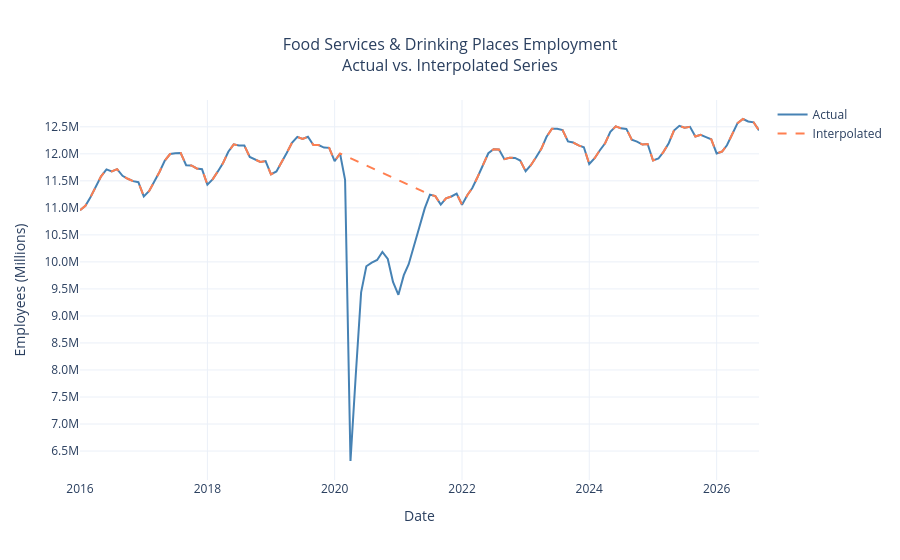

Notebook cell for this chart:
### Markdown cell above
## Full Series

Before diving in, it’s worth clarifying what “food services and drinking places” actually includes. This category covers restaurants, bars, food trucks, and other establishments where food and drinks are prepared and served to customers, whether that’s full-service dining, fast food, or takeout.

Employment in food services and drinking places generally grew from about 10.95 million in January 2016 to a pre-pandemic peak of roughly 12.32 million in August 2019. That growth was interrupted by the onset of the COVID-19 pandemic, when employment declined by about 5.7 million jobs from February to April 2020, roughly 47% of February employment.

Sharp increases in employment were reported in May and June 2020, but the industry didn’t return to February 2020 employment levels until June 2022, more than two years later.

Since then, growth has been more gradual, with employment generally trending upward despite the seasonal fluctuations visible in the series. In April, employment rose above the pre-pandemic peak for the first time in 2026. Employment continued to rise through June, reaching about 12.64 million, before easing slightly in July and August. September brought a larger decline of 148,400 payroll jobs from August, bringing employment to about 12.43 million. Even with that pullback, employment has remained above the pre-pandemic peak for six consecutive months in 2026, from April through September.

Because this series is not seasonally adjusted, some of these month-to-month changes reflect the industry’s usual seasonal patterns. The September decline alone doesn’t tell us whether the underlying trend has changed.

Note: This data comes from the Current Employment Statistics (CES) survey and reflects payroll positions, not individual workers. If someone holds jobs at two separate restaurants, they are counted twice. At the same time, workers paid off payroll are not included. So this is best interpreted as a measure of formal payroll activity in the industry rather than a count of unique people.

### Code cell
# =============================================================================
# COVID Interpolation
# =============================================================================

df_raw = df.copy()
df_interp = df.copy()
df_interp.loc['2020-03-01':'2021-06-01', 'employed'] = np.nan
df_interp['employed'] = df_interp['employed'].interpolate(method='time')

fig = go.Figure()

fig.add_trace(go.Scatter(
    x=df_raw.index, y=df_raw['employed'],
    mode='lines', name='Actual',
    line=dict(color='steelblue', width=2)
))

fig.add_trace(go.Scatter(
    x=df_interp.index, y=df_interp['employed'],
    mode='lines', name='Interpolated',
    line=dict(color='coral', width=2, dash='dash')
))

fig.update_layout(
    title=dict(text='Food Services & Drinking Places Employment<br>Actual vs. Interpolated Series',
               x=0.5, font=dict(size=16)),
    xaxis_title='Date',
    yaxis_title='Employees (Millions)',
    yaxis=dict(
        tickvals=list(range(6_500_000, 13_000_000, 500_000)),
        ticktext=[
            f'{v/1_000_000:.1f}M'
            for v in range(6_500_000, 13_000_000, 500_000)
        ]
    ),
    hovermode='x unified',
    template='plotly_white'
)

fig.show()

### Figure 1 — Plotly figure (JSON) as saved in the notebook; plotly's stock layout.template omitted (floating-point values rounded to 4 significant figures; data arrays with more than 128 entries replaced by an {"elided": "..."} marker saying what was removed)
{"data": [{"line": {"color": "steelblue", "width": 2}, "mode": "lines", "name": "Actual", "type": "scatter", "x": {"elided": "129 str values"}, "y": {"elided": "129 int values"}}, {"line": {"color": "coral", "dash": "dash", "width": 2}, "mode": "lines", "name": "Interpolated", "type": "scatter", "x": {"elided": "129 str values"}, "y": {"elided": "129 float values"}}], "layout": {"hovermode": "x unified", "title": {"font": {"size": 16}, "text": "Food Services & Drinking Places Employment<br>Actual vs. Interpolated Series", "x": 0.5}, "xaxis": {"title": {"text": "Date"}}, "yaxis": {"ticktext": ["6.5M", "7.0M", "7.5M", "8.0M", "8.5M", "9.0M", "9.5M", "10.0M", "10.5M", "11.0M", "11.5M", "12.0M", "12.5M"], "tickvals": [6500000, 7000000, 7500000, 8000000, 8500000, 9000000, 9500000, 10000000, 10500000, 11000000, 11500000, 12000000, 12500000], "title": {"text": "Employees (Millions)"}}}}
